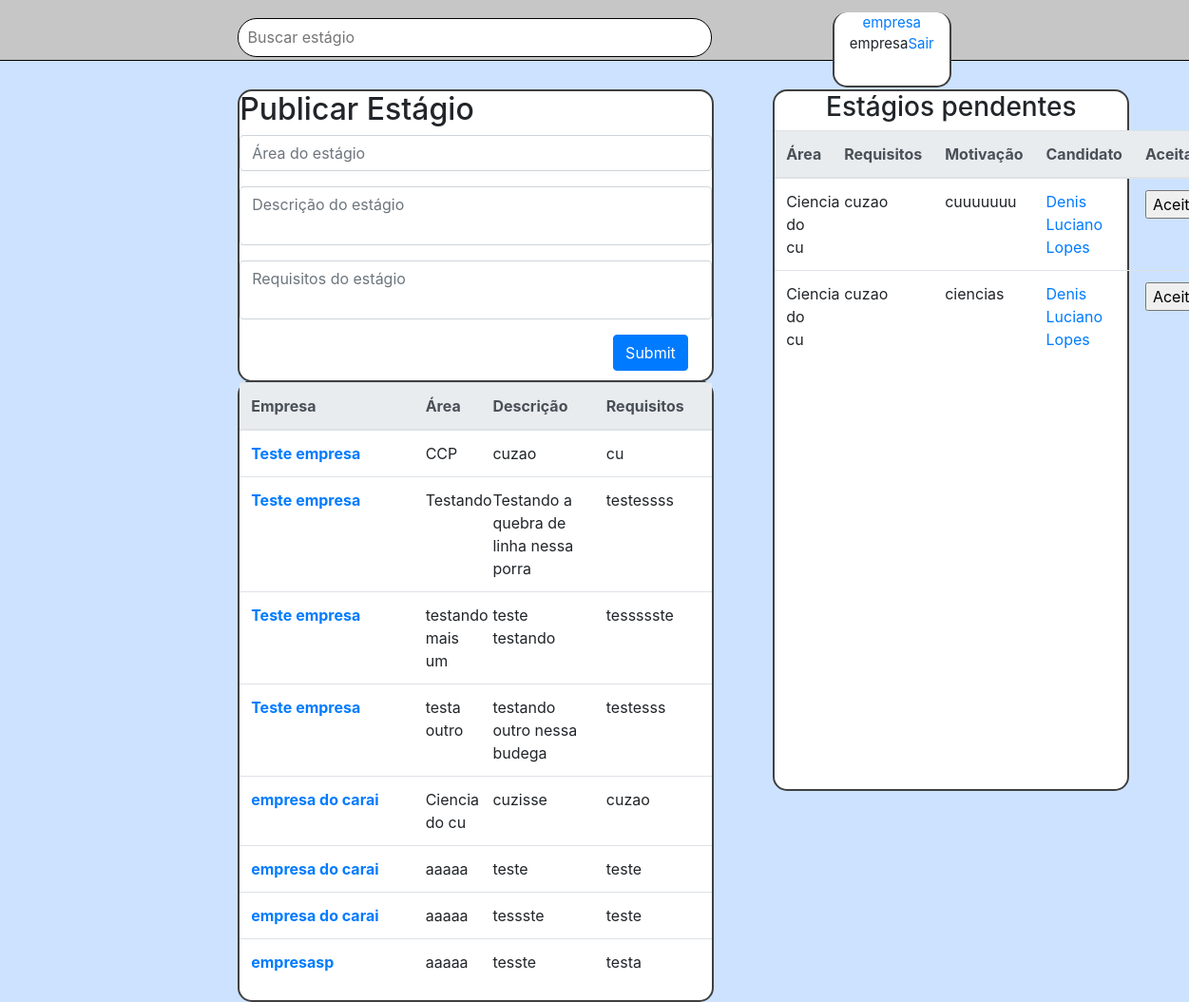
Before: /home.php (signed in) with the older database file.
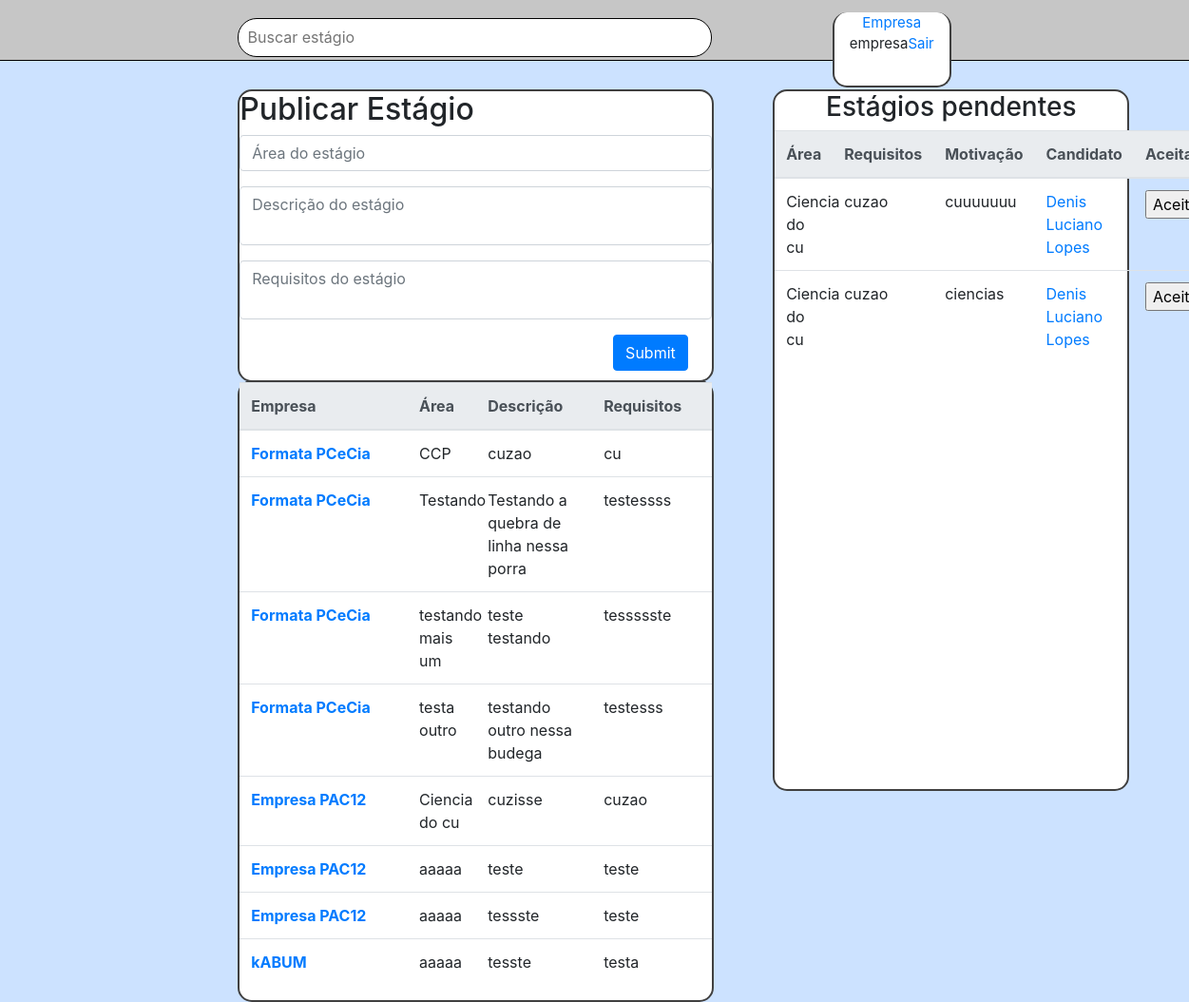
After: the same page with the newer database file.
### tables this page shows
CREATE TABLE `estagio` (
  `id_estagio` int(9) NOT NULL,
  `area` varchar(255) NOT NULL,
  `descricao` text NOT NULL,
  `ativo` tinyint(1) DEFAULT NULL,
  `requisitos` varchar(255) DEFAULT NULL,
  `id_empresa` int(9) NOT NULL,
  `titulo` varchar(255) NOT NULL
);

CREATE TABLE `empresa` (
  `id_empresa` int(9) NOT NULL,
  `nome` varchar(255) DEFAULT NULL,
  `email` varchar(255) DEFAULT NULL,
  `telefone` int(11) DEFAULT NULL,
  `senha` varchar(16) DEFAULT NULL,
  `rua` varchar(60) DEFAULT NULL,
  `numero` int(11) DEFAULT NULL,
  `estado` varchar(60) DEFAULT NULL,
  `cidade` varchar(60) DEFAULT NULL,
  `bairro` varchar(60) DEFAULT NULL
);

CREATE TABLE `dados_estagio` (
  `id_dados_estagio` int(9) NOT NULL,
  `motivoNaoAprovado` text,
  `datainicio` date DEFAULT NULL,
  `datafim` date DEFAULT NULL,
  `aprovado` tinyint(1) DEFAULT NULL,
  `motivacao` text,
  `id_aluno` int(9) NOT NULL,
  `id_estagio` int(9) NOT NULL
);

CREATE TABLE `aluno` (
  `id_aluno` int(9) NOT NULL,
  `nome` varchar(255) NOT NULL,
  `cpf` int(11) DEFAULT NULL,
  `curso` varchar(255) DEFAULT NULL,
  `universidade` varchar(255) DEFAULT NULL,
  `email` varchar(255) NOT NULL,
  `ano_entrada` int(4) DEFAULT NULL,
  `ano_formatura` int(4) DEFAULT NULL,
  `senha` varchar(16) NOT NULL,
  `emai_verificado` tinyint(1) DEFAULT NULL,
  `perfil_verificado` tinyint(1) DEFAULT NULL,
  `telefone` int(11) DEFAULT NULL,
  `poder` int(2) DEFAULT NULL,
  `id_endereco` int(9) DEFAULT NULL,
  `rua` varchar(60) DEFAULT NULL,
  `numero` int(11) DEFAULT NULL,
  `bairro` varchar(60) DEFAULT NULL,
  `cidade` varchar(60) DEFAULT NULL,
  `estado` varchar(60) DEFAULT NULL
);

### home.php (the view, shortened to what this page needs)
<?php
$nome= explode(" ",$_SESSION['nome']);
$tipo = $_SESSION['tipo'];
$email= $_SESSION["user"];
include_once "conexao.php";
$sql2 =  "SELECT * FROM $tipo  WHERE email = '$email'";
$result2= mysqli_query($conn,$sql2);
$result= $result2->fetch_array();
if($tipo=="empresa")
    $id=$result["id_empresa"];
else
    $id=$result["id_aluno"];
$estado=$result["estado"];
?>
<!DOCTYPE html>
<html>
<head>
    <link rel="stylesheet" href="https://stackpath.bootstrapcdn.com/bootstrap/4.1.3/css/bootstrap.min.css"
>
    <link rel="stylesheet" type="text/css" href="css/style.css">
</head>
<body>
    <div  class="barra_cima" >
        <div class= "content">
            <form method="post" action="pesquisar.php">
                <input type="text" id="form_pesquisa" name="estagio" placeholder="Buscar estágio" >
            </form>
            <div class="usuario" >
                <center style="font-size:15px;">
                    <?php
                    echo "<a href='perfil.php?secao=informacoes'>$nome[0]</a><br>$tipo";
                    echo "<a href='index.php'>Sair</a><br>";
                    ?>
                </center>
            </div>
        </div>
    </div>
    <div>
        <?php
            if($tipo == "empresa"){
        ?>
        <div class="publicar" >
            <h2>Publicar Estágio</h2>
            <form action="publicaestagio.php" method="post">
                <div class="form-group">
                    <input type="text" class="form-control" id="area" name="area" aria-describedby="emailHelp" placeholder="Área do estágio" required>
                </div>
                <div class="form-group">
                <textarea class="form-control" id="exampleTextarea" name="descricao" rows="2" placeholder="Descrição do estágio" required></textarea>
                </div>
                <div class="form-group">
                <textarea class="form-control" id="exampleTextarea" name="requisitos" rows="2" placeholder="Requisitos do estágio" required></textarea>
                </div>
                <button type="submit" class="btn btn-primary" style="float:right; margin-right:5%; margin-bottom:2%;" >Submit</button>
            </form>
        </div>
        <div class="publicacoes"  >
            <table class="table">
                <thead class="thead-light">
                    <tr>
                    <th scope="col">Empresa</th>
                    <th scope="col">Área</th>
                    <th scope="col">Descrição</th>
                    <th scope="col">Requisitos</th>
                    </tr>
                </thead>
          <tbody>
        <?php
        $sql1= "Select id_empresa,nome from empresa where estado='$estado'";
        $result3= mysqli_query($conn,$sql1);
       while( $result4=$result3->fetch_array()){
        $idd=$result4[0];
        $sql2="SELECT area, descricao, requisitos from estagio where id_empresa='$idd'  ";
        $result5= mysqli_query($conn,$sql2);
        while($publicacoes = $result5->fetch_array()){
          echo '
            <tr>
            <th scope="row" ><a href="perfilv.php?secao=resumo&id='.$idd.'&tipo=empresa">'.$result4[1].'</a></th>
            <td style="max-width: 30px;">'.$publicacoes["area"].'</td>
            <td style="max-width: 30px;">'.$publicacoes["descricao"].'</td>
            <td style="max-width: 30px;">'.$publicacoes["requisitos"].'</td>
            </tr>
          ';
        }
    }
        ?>
    </tbody>
            </table>
        </div>
        <?php }?>
      <div class="pendentes" >
        <center><h3>Estágios pendentes</h3></center>
        <table class="table">
          <thead class="thead-light">
            <tr>
              <th scope="col">Área</th>
              <th scope="col">Requisitos</th>
                <?php if($tipo=="empresa"){ ?>
                    <th scope="col">Motivação</th>
                    <th scope="col">Candidato </th>
                    <th scope="col">Aceitar </th>
                    <?php } else{  ?>
                        <th scope="col">Empresa </th>
                    <?php }?>
            </tr>
          </thead>
          <tbody>
            <?php if($tipo=="empresa") {
                $sql2="SELECT * from estagio where id_empresa='$id' and ativo='1'";
                $result4=mysqli_query($conn,$sql2);
                while($pendencias=$result4->fetch_array()){
                    $idd=$pendencias["id_estagio"];
                        $sql="SELECT * from dados_estagio where id_estagio='$idd' and aprovado='0'";
                        $result5=mysqli_query($conn,$sql);
                        while($pendencias2=$result5->fetch_array()){
                            $idaluno=$pendencias2["id_aluno"];
                            $sql3="SELECT nome from aluno where id_aluno='$idaluno'";
                            $result6=mysqli_query($conn,$sql3)->fetch_array();
                            $nomealuno=$result6["nome"];
                        echo '<tr>
                        <form action="aceitarestagio.php" method="post">
                        <td style="max-width: 30px;">'.$pendencias["area"].'</td>
                        <td style="max-width: 30px;">'.$pendencias["requisitos"].'</td>
                        <td style="max-width: 30px;">'.$pendencias2["motivacao"].'</td>
                        <td style="max-width: 30px;"><a href="perfilv.php?secao=resumo&id='.$idaluno.'&tipo=aluno">'.$nomealuno.'</a></td>
                        <input type="hidden" name="idaluno" value='.$idaluno.'></input>
                        <input type="hidden" name="idestagio" value='.$idd.'></input>
                        <td style="max-width: 30px;"><input type="submit" value="Aceitar"></input></td></form>
                        </tr>';
                        }
                }
            }
            ?>
            </tbody>
            </table>
        </div>
</div>
</body>

### css/style.css (style rules this page uses)
.barra_cima { float : left; width: 100%; height:10%; background-color:#c6c6c6; border-bottom: 1px solid black; }
.barra_cima:after { content: ""; display: block; padding-bottom: 5%; }
.content { position: absolute; width: 100%; height: 100%; }
.publicacoes { position: absolute; left: 20%; margin-top: 32%; width: 40%; min-height: 50%; height:auto; background-color: #FFFFFF; border-radius: 15px; border-left: 2px solid #404040; border-right: 2px solid #404040; border-bottom: 2px solid #404040; border-top: 2px solid #404040; }
body { background-color: #cce2ff; }
#form_pesquisa { border: 1px solid black; border-radius:20px; width:30%; height:10%; min-width:499px; min-height:40px; box-sizing: border-box; float:left; margin-left:20%; margin-top:1.5%; padding:0.75%; line-height:0.75%; }
.usuario { position:absolute; right:20%; margin-top:1%; width: 10%; height:7.5%; background-color:#FFFFFF; border-radius:15px; border-left:2px solid #404040; border-right:2px solid #404040; border-bottom:2px solid #404040; }
.publicar { position: absolute; left: 20%; margin-top: 7.5%; width: 40%; min-height: 20%; background-color: #FFFFFF; border-radius: 15px; border-left: 2px solid #404040; border-right: 2px solid #404040; border-bottom: 2px solid #404040; border-top: 2px solid #404040; }
.pendentes { position: absolute; right: 5%; margin-top: 7.5%; width: 30%; min-height: 70%; background-color: #FFFFFF; border-radius: 15px; border-left: 2px solid #404040; border-right: 2px solid #404040; border-bottom: 2px solid #404040; border-top: 2px solid #404040; }

### home.php (style rules this page uses)
textarea { resize: none; overflow: hidden; }

Changed rows visible on the page:
changed estagio "CCP": id_empresa.nome "Teste empresa" → "Formata PCeCia"
changed estagio "Testando": id_empresa.nome "Teste empresa" → "Formata PCeCia"
changed estagio "testando mais um": id_empresa.nome "Teste empresa" → "Formata PCeCia"
changed estagio "testa outro": id_empresa.nome "Teste empresa" → "Formata PCeCia"
changed estagio "Ciencia do cu": id_empresa.nome "empresa do carai" → "Empresa PAC12"
changed estagio (number 6 of 8 on the later page): id_empresa.nome "empresa do carai" → "Empresa PAC12"
changed estagio "tessste": id_empresa.nome "empresa do carai" → "Empresa PAC12"
changed estagio "tesste": id_empresa.nome "empresasp" → "kABUM"
Other visible differences:
$nome[0]: "empresa" → "Empresa"
